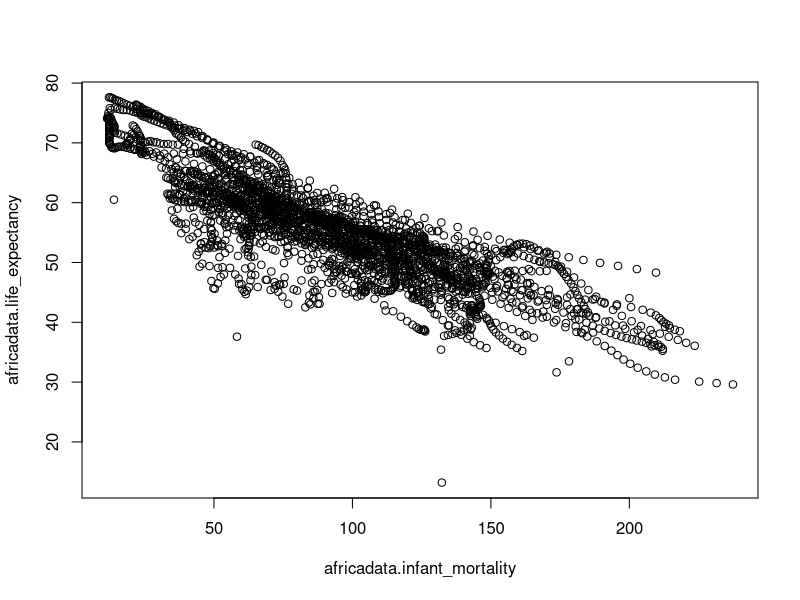
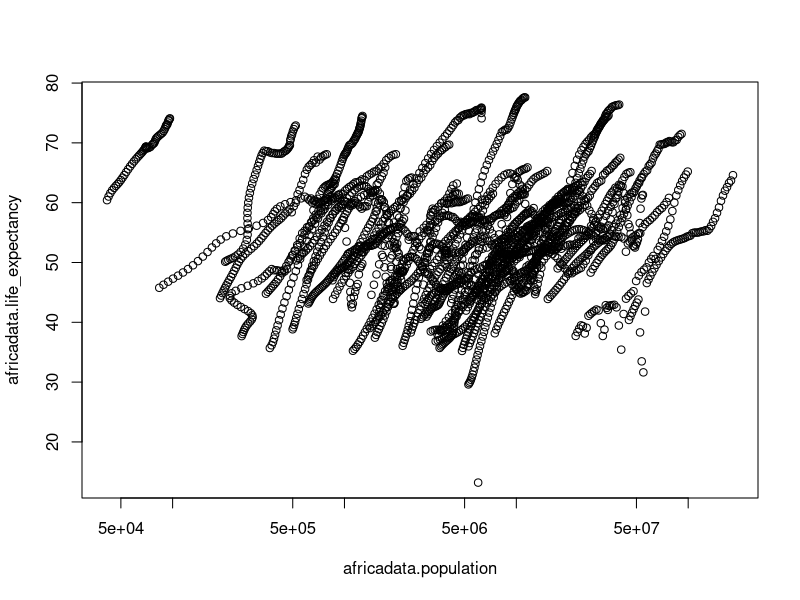

Recreate these plots in R, in order.
## ---- chunk 1
library("dslabs")
str(gapminder)
summary(gapminder)
data(gapminder)

africadata <- subset(gapminder, (continent == "Africa"))
#creates a new dataframe from a subset of the old one where the continent is Africa
str(africadata)
#Checks to make sure I have the correct number of observations

inf_LE <- data.frame(africadata$infant_mortality, africadata$life_expectancy)
#creates a new dataframe from these two columns of the africadata dataframe
#this one is for infant mortality and Life expectancy
str(inf_LE)
#This checks to make sure I got it right

pop_LE <- data.frame(africadata$population, africadata$life_expectancy)
#This creates a new dataframe for population and life expectancy data
str(pop_LE)
#This checks that I have everything right

plot(inf_LE)
#plots this dataframe on a scatter plot
#plot(pop_LE$africadata.population, pop_LE$africadata.life_expectancy, log = "x")
#above is one option for generating the other scatter plot
plot(pop_LE, log = "x")
#here is a neater version
#the log function is where you can specify which axis should be in log, in this case population
